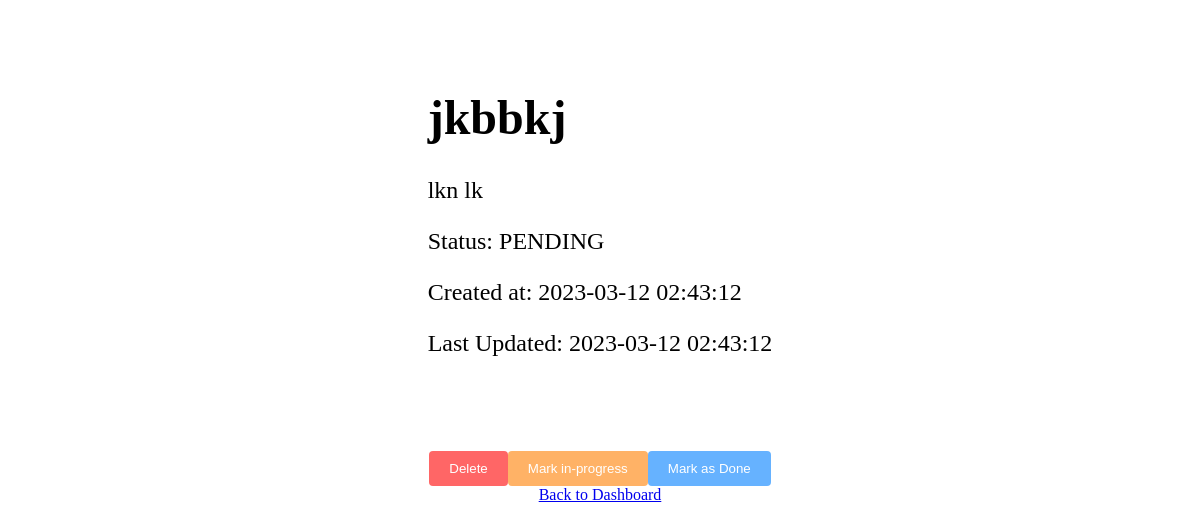
The page /tasks/6 on the database as committed earlier.
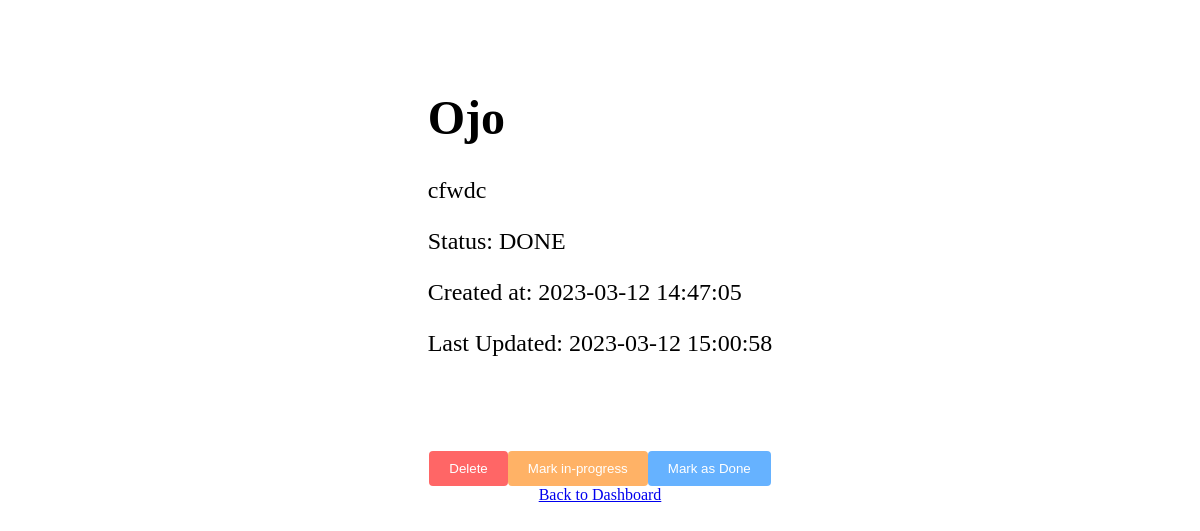
The same page on the database as committed later.
### models.py (models this page shows)
class Task(Base):
    __tablename__ = "task"
    id = Column(Integer, primary_key=True, autoincrement=True)
    title = Column(String(50))
    description = Column(String(128))
    status = Column(Enum(Status), default=Status.PENDING, nullable=False)
    created_at = Column(DateTime, nullable=False, default=datetime.utcnow)
    updated_at = Column(DateTime, nullable=False, default=datetime.utcnow, onupdate=datetime.utcnow)
    user_id = Column(Integer, ForeignKey('appuser.id', ondelete='CASCADE'),  nullable=False)

### app.py (the view)
@app.route('/tasks/<int:task_id>', methods=['POST','GET'])
def view_task(task_id):
    if request.method == 'POST':
        new_title = request.form['title']
        new_description = request.form['description']
        new_status = request.form['status']
        breakpoint()
        db.update_task(task_id, new_title, new_description, new_status)
        return redirect(url_for('dashboard'))
    else:
        task = db.get_task(task_id)
        return render_template('task_details.html', task=task, Status=Status)

### repository.py (called while the page is built)
    def get_task(self, task_id_to_lookup):
        result = self.session.get(Task, task_id_to_lookup)
        if result == None:
            raise Exception(f"User not Found")
        return result

### templates/task_details.html (shortened to what this page needs)
<!DOCTYPE html>
<html lang="en">
<head>
    <link rel="stylesheet" href="{{ url_for('static', filename='css/task.css') }}">
</head>
<body>
   <div class="task-info">
        <h1>{{ task.title }}</h1>
        <p>{{ task.description }}</p>
        <p>Status: {{ task.status.value }}</p>
        <p>Created at: {{task.created_at.strftime("%Y-%m-%d %H:%M:%S")}}</p>
        <p>Last Updated: {{task.updated_at.strftime("%Y-%m-%d %H:%M:%S")}}</p>
   </div>
    <div class="button-group">
        <form method="POST" action="{{ url_for('delete_task', task_id=task.id) }}">
            <button class="delete" type="submit">Delete</button>
        </form>
        <form method="POST" action="{{ url_for('update_status', task_id=task.id) }}">
            <button class="in-progress" type="submit">Mark in-progress</button>
        </form>
        <form method="POST" action="{{ url_for('update_status', task_id=task.id) }}">
            <button class="done" type="submit">Mark as Done</button>
        </form>
    </div>
    <a href="{{ url_for('index') }}">Back to Dashboard</a>
</body>
</html>

Rows that differ between the two databases and show on the page:
changed Task: title "jkbbkj" → "Ojo"; description "lkn lk" → "cfwdc"; status.value "PENDING" → "DONE"; created_at "2023-03-12 02:43:12" → "2023-03-12 14:47:05"; updated_at "2023-03-12 02:43:12" → "2023-03-12 15:00:58"
